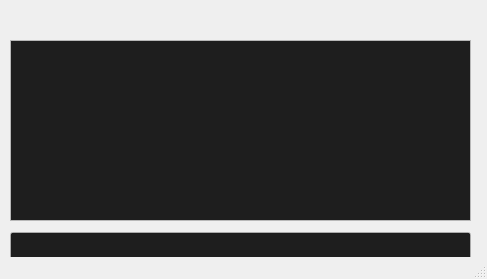
<?xml version="1.0" encoding="UTF-8"?>
<ui version="4.0">
 <class>MainWindow</class>
 <widget class="QMainWindow" name="MainWindow">
  <property name="geometry">
   <rect>
    <x>0</x>
    <y>0</y>
    <width>487</width>
    <height>279</height>
   </rect>
  </property>
  <property name="palette">
   <palette>
    <active>
     <colorrole role="Button">
      <brush brushstyle="SolidPattern">
       <color alpha="255">
        <red>30</red>
        <green>30</green>
        <blue>30</blue>
       </color>
      </brush>
     </colorrole>
     <colorrole role="Light">
      <brush brushstyle="SolidPattern">
       <color alpha="255">
        <red>30</red>
        <green>30</green>
        <blue>30</blue>
       </color>
      </brush>
     </colorrole>
     <colorrole role="Dark">
      <brush brushstyle="SolidPattern">
       <color alpha="255">
        <red>30</red>
        <green>30</green>
        <blue>30</blue>
       </color>
      </brush>
     </colorrole>
     <colorrole role="Mid">
      <brush brushstyle="SolidPattern">
       <color alpha="255">
        <red>30</red>
        <green>30</green>
        <blue>30</blue>
       </color>
      </brush>
     </colorrole>
     <colorrole role="Base">
      <brush brushstyle="SolidPattern">
       <color alpha="255">
        <red>30</red>
        <green>30</green>
        <blue>30</blue>
       </color>
      </brush>
     </colorrole>
    </active>
    <inactive>
     <colorrole role="Button">
      <brush brushstyle="SolidPattern">
       <color alpha="255">
        <red>30</red>
        <green>30</green>
        <blue>30</blue>
       </color>
      </brush>
     </colorrole>
     <colorrole role="Light">
      <brush brushstyle="SolidPattern">
       <color alpha="255">
        <red>30</red>
        <green>30</green>
        <blue>30</blue>
       </color>
      </brush>
     </colorrole>
     <colorrole role="Dark">
      <brush brushstyle="SolidPattern">
       <color alpha="255">
        <red>30</red>
        <green>30</green>
        <blue>30</blue>
       </color>
      </brush>
     </colorrole>
     <colorrole role="Mid">
      <brush brushstyle="SolidPattern">
       <color alpha="255">
        <red>30</red>
        <green>30</green>
        <blue>30</blue>
       </color>
      </brush>
     </colorrole>
     <colorrole role="Base">
      <brush brushstyle="SolidPattern">
       <color alpha="255">
        <red>30</red>
        <green>30</green>
        <blue>30</blue>
       </color>
      </brush>
     </colorrole>
    </inactive>
    <disabled>
     <colorrole role="WindowText">
      <brush brushstyle="SolidPattern">
       <color alpha="255">
        <red>30</red>
        <green>30</green>
        <blue>30</blue>
       </color>
      </brush>
     </colorrole>
     <colorrole role="Button">
      <brush brushstyle="SolidPattern">
       <color alpha="255">
        <red>30</red>
        <green>30</green>
        <blue>30</blue>
       </color>
      </brush>
     </colorrole>
     <colorrole role="Light">
      <brush brushstyle="SolidPattern">
       <color alpha="255">
        <red>30</red>
        <green>30</green>
        <blue>30</blue>
       </color>
      </brush>
     </colorrole>
     <colorrole role="Dark">
      <brush brushstyle="SolidPattern">
       <color alpha="255">
        <red>30</red>
        <green>30</green>
        <blue>30</blue>
       </color>
      </brush>
     </colorrole>
     <colorrole role="Mid">
      <brush brushstyle="SolidPattern">
       <color alpha="255">
        <red>30</red>
        <green>30</green>
        <blue>30</blue>
       </color>
      </brush>
     </colorrole>
     <colorrole role="Text">
      <brush brushstyle="SolidPattern">
       <color alpha="255">
        <red>30</red>
        <green>30</green>
        <blue>30</blue>
       </color>
      </brush>
     </colorrole>
     <colorrole role="ButtonText">
      <brush brushstyle="SolidPattern">
       <color alpha="255">
        <red>30</red>
        <green>30</green>
        <blue>30</blue>
       </color>
      </brush>
     </colorrole>
    </disabled>
   </palette>
  </property>
  <property name="windowTitle">
   <string>Mia's Adventure</string>
  </property>
  <widget class="QWidget" name="centralwidget">
   <widget class="QLabel" name="label20">
    <property name="geometry">
     <rect>
      <x>20</x>
      <y>10</y>
      <width>191</width>
      <height>16</height>
     </rect>
    </property>
    <property name="font">
     <font>
      <family>8514oem</family>
      <pointsize>12</pointsize>
     </font>
    </property>
    <property name="text">
     <string/>
    </property>
   </widget>
   <widget class="QLineEdit" name="lineEdit">
    <property name="geometry">
     <rect>
      <x>10</x>
      <y>232</y>
      <width>461</width>
      <height>31</height>
     </rect>
    </property>
    <property name="font">
     <font>
      <family>8514oem</family>
      <pointsize>12</pointsize>
     </font>
    </property>
   </widget>
   <widget class="QTextEdit" name="log">
    <property name="geometry">
     <rect>
      <x>10</x>
      <y>40</y>
      <width>461</width>
      <height>181</height>
     </rect>
    </property>
    <property name="palette">
     <palette>
      <active>
       <colorrole role="Button">
        <brush brushstyle="SolidPattern">
         <color alpha="255">
          <red>30</red>
          <green>30</green>
          <blue>30</blue>
         </color>
        </brush>
       </colorrole>
       <colorrole role="Mid">
        <brush brushstyle="SolidPattern">
         <color alpha="255">
          <red>30</red>
          <green>30</green>
          <blue>30</blue>
         </color>
        </brush>
       </colorrole>
       <colorrole role="Base">
        <brush brushstyle="SolidPattern">
         <color alpha="255">
          <red>30</red>
          <green>30</green>
          <blue>30</blue>
         </color>
        </brush>
       </colorrole>
       <colorrole role="ToolTipBase">
        <brush brushstyle="SolidPattern">
         <color alpha="255">
          <red>0</red>
          <green>0</green>
          <blue>0</blue>
         </color>
        </brush>
       </colorrole>
      </active>
      <inactive>
       <colorrole role="Button">
        <brush brushstyle="SolidPattern">
         <color alpha="255">
          <red>30</red>
          <green>30</green>
          <blue>30</blue>
         </color>
        </brush>
       </colorrole>
       <colorrole role="Mid">
        <brush brushstyle="SolidPattern">
         <color alpha="255">
          <red>30</red>
          <green>30</green>
          <blue>30</blue>
         </color>
        </brush>
       </colorrole>
       <colorrole role="Base">
        <brush brushstyle="SolidPattern">
         <color alpha="255">
          <red>30</red>
          <green>30</green>
          <blue>30</blue>
         </color>
        </brush>
       </colorrole>
       <colorrole role="ToolTipBase">
        <brush brushstyle="SolidPattern">
         <color alpha="255">
          <red>0</red>
          <green>0</green>
          <blue>0</blue>
         </color>
        </brush>
       </colorrole>
      </inactive>
      <disabled>
       <colorrole role="Button">
        <brush brushstyle="SolidPattern">
         <color alpha="255">
          <red>30</red>
          <green>30</green>
          <blue>30</blue>
         </color>
        </brush>
       </colorrole>
       <colorrole role="Mid">
        <brush brushstyle="SolidPattern">
         <color alpha="255">
          <red>30</red>
          <green>30</green>
          <blue>30</blue>
         </color>
        </brush>
       </colorrole>
       <colorrole role="ToolTipBase">
        <brush brushstyle="SolidPattern">
         <color alpha="255">
          <red>0</red>
          <green>0</green>
          <blue>0</blue>
         </color>
        </brush>
       </colorrole>
      </disabled>
     </palette>
    </property>
    <property name="font">
     <font>
      <family>Courier</family>
      <pointsize>11</pointsize>
      <bold>true</bold>
      <kerning>false</kerning>
     </font>
    </property>
    <property name="autoFillBackground">
     <bool>false</bool>
    </property>
    <property name="verticalScrollBarPolicy">
     <enum>Qt::ScrollBarAlwaysOff</enum>
    </property>
    <property name="horizontalScrollBarPolicy">
     <enum>Qt::ScrollBarAlwaysOff</enum>
    </property>
    <property name="sizeAdjustPolicy">
     <enum>QAbstractScrollArea::AdjustToContents</enum>
    </property>
    <property name="autoFormatting">
     <set>QTextEdit::AutoNone</set>
    </property>
    <property name="tabChangesFocus">
     <bool>false</bool>
    </property>
    <property name="undoRedoEnabled">
     <bool>false</bool>
    </property>
    <property name="readOnly">
     <bool>true</bool>
    </property>
    <property name="overwriteMode">
     <bool>true</bool>
    </property>
   </widget>
  </widget>
  <widget class="QStatusBar" name="statusbar"/>
  <action name="action">
   <property name="text">
    <string>kk</string>
   </property>
  </action>
 </widget>
 <resources/>
 <connections/>
</ui>
